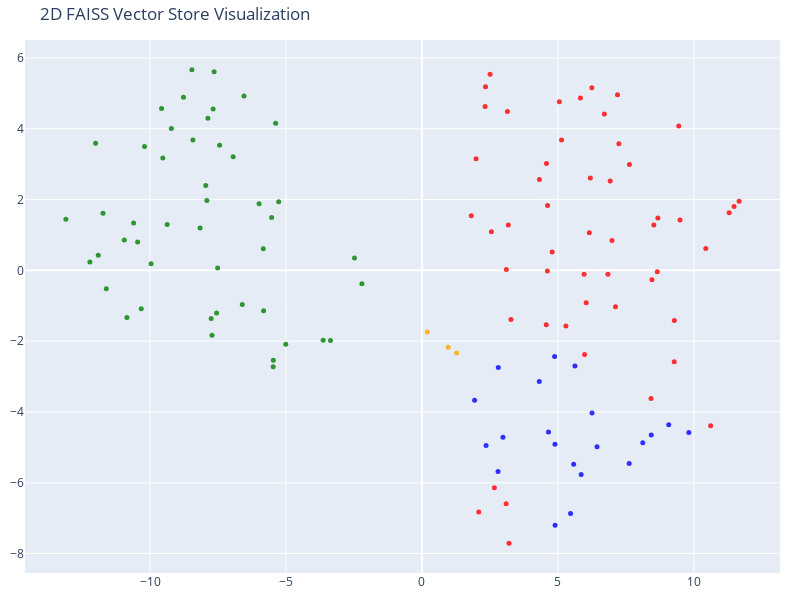

Notebook source saved alongside this figure:
### Markdown cell above
## Visualizing the Vector Store

Let's take a minute to look at the documents and their embedding vectors to see what's going on.

(As a sidenote, what we're really looking at here is the distribution of the Vectors generated by OpenAIEmbeddings, retrieved from FAISS. So there's no surprise that they look the same whether they are "from" FAISS or Chroma.)

### Code cell
# We humans find it easier to visalize things in 2D!
# Reduce the dimensionality of the vectors to 2D using t-SNE
# (t-distributed stochastic neighbor embedding)

tsne = TSNE(n_components=2, random_state=42)
reduced_vectors = tsne.fit_transform(vectors)

# Create the 2D scatter plot
fig = go.Figure(
    data=[
        go.Scatter(
            x=reduced_vectors[:, 0],
            y=reduced_vectors[:, 1],
            mode="markers",
            marker=dict(size=5, color=colors, opacity=0.8),
            text=[
                f"Type: {t}<br>Text: {d[:100]}..." for t, d in zip(doc_types, documents)
            ],
            hoverinfo="text",
        )
    ]
)

fig.update_layout(
    title="2D FAISS Vector Store Visualization",
    scene=dict(xaxis_title="x", yaxis_title="y"),
    width=800,
    height=600,
    margin=dict(r=20, b=10, l=10, t=40),
)

fig.show()

### Figure 1 — Plotly figure (JSON) as saved in the notebook; plotly's stock layout.template omitted (floating-point values rounded to 4 significant figures)
{"data": [{"hoverinfo": "text", "marker": {"color": ["blue", "blue", "blue", "blue", "blue", "blue", "blue", "blue", "blue", "blue", "blue", "blue", "blue", "blue", "blue", "blue", "blue", "blue", "blue", "blue", "blue", "red", "red", "red", "red", "red", "red", "red", "red", "red", "red", "red", "red", "red", "red", "red", "red", "red", "red", "red", "red", "red", "red", "red", "red", "red", "red", "red", "red", "red", "red", "red", "red", "red", "red", "red", "red", "red", "red", "red", "red", "red", "red", "red", "red", "red", "red", "red", "red", "red", "red", "red", "red", "orange", "orange", "orange", "green", "green", "green", "green", "green", "green", "green", "green", "green", "green", "green", "green", "green", "green", "green", "green", "green", "green", "green", "green", "green", "green", "green", "green", "green", "green", "green", "green", "green", "green", "green", "green", "green", "green", "green", "green", "green", "green", "green", "green", "green", "green", "green", "green", "green", "green", "green"], "opacity": 0.8, "size": 5}, "mode": "markers", "text": ["Type: products<br>Text: # Product Summary\n\n# Rellm: AI-Powered Enterprise Reinsurance Solution\n\n## Summary\n\nRellm is an inno...", "Type: products<br>Text: ### Seamless Integrations\nRellm's architecture is designed for effortless integration with existing ...", "Type: products<br>Text: ### Regulatory Compliance Tools\nRellm includes built-in compliance tracking features to help organiz...", "Type: products<br>Text: Join the growing number of organizations leveraging Rellm to enhance their reinsurance processes whi...", "Type: products<br>Text: Experience the future of reinsurance with Rellm, where innovation meets reliability. Let Insurellm h...", "Type: products<br>Text: # Product Summary\n\n# Markellm\n\n## Summary\n\nMarkellm is an innovative two-sided marketplace designed ...", "Type: products<br>Text: - **User-Friendly Interface**: Designed with user experience in mind, Markellm features an intuitive...", "Type: products<br>Text: - **Customer Support**: Our dedicated support team is always available to assist both consumers and ...", "Type: products<br>Text: ### For Insurance Companies:\n- **Basic Listing Fee**: $199/month for a featured listing on the platf...", "Type: products<br>Text: ### Q3 2025\n- Initiate a comprehensive marketing campaign targeting both consumers and insurers to i...", "Type: products<br>Text: # Product Summary\n\n# Homellm\n\n## Summary\nHomellm is an innovative home insurance product developed b...", "Type: products<br>Text: ### 2. Dynamic Pricing Model\nWith Homellm's innovative dynamic pricing model, insurance providers ca...", "Type: products<br>Text: ### 5. Multi-Channel Integration\nHomellm seamlessly integrates into existing insurance platforms, pr...", "Type: products<br>Text: - **Basic Tier:** Starting at $5,000/month for small insurers with basic integration features.\n- **S...", "Type: products<br>Text: All tiers include a comprehensive training program and ongoing updates to ensure optimal performance...", "Type: products<br>Text: With Homellm, Insurellm is committed to transforming the landscape of home insurance, ensuring both ...", "Type: products<br>Text: # Product Summary\n\n# Carllm\n\n## Summary\n\nCarllm is an innovative auto insurance product developed by...", "Type: products<br>Text: - **Instant Quoting**: With Carllm, insurance companies can offer near-instant quotes to customers, ...", "Type: products<br>Text: - **Mobile Integration**: Carllm is designed to work seamlessly with mobile applications, providing ...", "Type: products<br>Text: - **Professional Tier**: $2,500/month\n  - For medium-sized companies.\n  - All Basic Tier features pl...", "Type: products<br>Text: ### Q2 2025: Customer Experience Improvements\n- Launch of a new **mobile app** for end-users.\n- Intr...", "Type: contracts<br>Text: # Contract with GreenField Holdings for Markellm\n\n**Effective Date:** November 15, 2023  \n**Contract...", "Type: contracts<br>Text: ## Renewal\n1. **Automatic Renewal**: This contract will automatically renew for sequential one-year ...", "Type: contracts<br>Text: ## Features\n1. **AI-Powered Matching**: Access to advanced algorithms that connect GreenField Holdin...", "Type: contracts<br>Text: ## Support\n1. **Customer Support Access**: The Client will have access to dedicated support through ...", "Type: contracts<br>Text: **Signatures:**  \n_________________________                           _________________________  \n**...", "Type: contracts<br>Text: # Contract with Apex Reinsurance for Rellm: AI-Powered Enterprise Reinsurance Solution\n\n## Terms\n\n1....", "Type: contracts<br>Text: ## Renewal\n\n1. **Automatic Renewal**: This Agreement will automatically renew for successive one-yea...", "Type: contracts<br>Text: 2. **Seamless Integrations**: The architecture of Rellm allows for easy integration with existing sy...", "Type: contracts<br>Text: 1. **Technical Support**: Provider shall offer dedicated technical support to the Client via phone, ...", "Type: contracts<br>Text: **Insurellm, Inc.**  \n_____________________________  \nAuthorized Signature   \nDate: ________________...", "Type: contracts<br>Text: # Contract with Greenstone Insurance for Homellm\n\n---\n\n## Terms\n\n1. **Parties**: This Contract (\"Agr...", "Type: contracts<br>Text: 4. **Payment Terms**: \n   - The Customer shall pay an amount of $10,000 per month for the Standard T...", "Type: contracts<br>Text: ---\n\n## Features\n\n- **AI-Powered Risk Assessment**: Customer will have access to enhanced risk evalu...", "Type: contracts<br>Text: - **Customer Portal**: A dedicated portal will be provided, allowing the Customer's clients to manag...", "Type: contracts<br>Text: ______________________________  \n[Name], [Title]  \nDate: ______________________\n\n**For Greenstone In...", "Type: contracts<br>Text: # Contract with Roadway Insurance Inc. for Carllm\n\n---\n\n## Terms\n\n1. **Agreement Effective Date**: T...", "Type: contracts<br>Text: ---\n\n## Renewal\n\n1. **Automatic Renewal**: This agreement will automatically renew for an additional...", "Type: contracts<br>Text: ---\n\n## Features\n\n1. **Access to Core Features**: Roadway Insurance Inc. will have access to all Pro...", "Type: contracts<br>Text: ---\n\n## Support\n\n1. **Technical Support**: Roadway Insurance Inc. will receive priority technical su...", "Type: contracts<br>Text: # Contract with Stellar Insurance Co. for Rellm\n\n## Terms\nThis contract is made between **Insurellm*...", "Type: contracts<br>Text: ### Termination\nEither party may terminate this agreement with a **30-day written notice**. In the e...", "Type: contracts<br>Text: ## Features\nStellar Insurance Co. will receive access to the following features of the Rellm product...", "Type: contracts<br>Text: ## Support\nInsurellm provides Stellar Insurance Co. with the following support services:\n\n- **24/7 T...", "Type: contracts<br>Text: # Contract with TechDrive Insurance for Carllm\n\n**Contract Date:** October 1, 2024  \n**Contract Dura...", "Type: contracts<br>Text: ## Renewal\n\n1. **Automatic Renewal**: This contract shall automatically renew for additional one-yea...", "Type: contracts<br>Text: ## Support\n\n1. **Customer Support**: Insurellm will provide 24/7 customer support to TechDrive Insur...", "Type: contracts<br>Text: **TechDrive Insurance Representative:**  \nName: Sarah Johnson  \nTitle: Operations Director  \nDate: _...", "Type: contracts<br>Text: # Contract with Belvedere Insurance for Markellm\n\n## Terms\nThis Contract (\"Agreement\") is made and e...", "Type: contracts<br>Text: ## Renewal\n1. **Renewal Terms**: This Agreement may be renewed for additional one-year terms upon mu...", "Type: contracts<br>Text: ## Features\n1. **AI-Powered Matching**: Belvedere Insurance will benefit from Markellm's AI-powered ...", "Type: contracts<br>Text: ## Support\n1. **Technical Support**: Technical support will be available from 9 AM to 7 PM EST, Mond...", "Type: contracts<br>Text: **Belvedere Insurance**  \nSignature: ______________________  \nName: [Authorized Signatory]  \nTitle: ...", "Type: contracts<br>Text: # Contract with Velocity Auto Solutions for Carllm\n\n**Contract Date:** October 1, 2023  \n**Contract ...", "Type: contracts<br>Text: ## Renewal\n\n1. **Automatic Renewal**: This contract will automatically renew for successive 12-month...", "Type: contracts<br>Text: ## Support\n\n1. **Customer Support**: Velocity Auto Solutions will have access to Insurellm’s custome...", "Type: contracts<br>Text: # Contract with GreenValley Insurance for Homellm\n\n**Contract Date:** October 6, 2023  \n**Contract N...", "Type: contracts<br>Text: 4. **Confidentiality:** Both parties agree to maintain the confidentiality of proprietary informatio...", "Type: contracts<br>Text: 1. **AI-Powered Risk Assessment:** Access to advanced AI algorithms for real-time risk evaluations.\n...", "Type: contracts<br>Text: 3. **Regular Updates:** Insurellm will offer ongoing updates and enhancements to the Homellm platfor...", "Type: contracts<br>Text: # Contract with EverGuard Insurance for Rellm: AI-Powered Enterprise Reinsurance Solution\n\n**Contrac...", "Type: contracts<br>Text: 4. **Usage Rights**: EverGuard Insurance is granted a non-exclusive, non-transferable license to acc...", "Type: contracts<br>Text: 1. **Core Functionality**: Rellm provides EverGuard Insurance with advanced AI-driven analytics, sea...", "Type: contracts<br>Text: 1. **Customer Support**: Insurellm will provide EverGuard Insurance with 24/7 customer support, incl...", "Type: contracts<br>Text: ---\n\n**Signatures**  \n**For Insurellm**: __________________________  \n**Name**: John Smith  \n**Title...", "Type: contracts<br>Text: # Contract with BrightWay Solutions for Markellm\n\n**Contract Date:** October 5, 2023  \n**Contract ID...", "Type: contracts<br>Text: 3. **Service Level Agreement (SLA):**  \n   Insurellm commits to a 99.9% uptime for the platform with...", "Type: contracts<br>Text: 2. **Real-Time Quote Availability:**  \n   Consumers sourced via BrightWay Solutions will receive rea...", "Type: contracts<br>Text: 3. **Training and Onboarding:**  \n   Insurellm agrees to provide one free training session on how to...", "Type: contracts<br>Text: # Contract with Pinnacle Insurance Co. for Homellm\n\n## Terms\nThis contract (\"Contract\") is entered i...", "Type: contracts<br>Text: ## Renewal\n1. **Renewal Terms**: At the end of the initial term, this Contract shall automatically r...", "Type: contracts<br>Text: ## Features\n1. **AI-Powered Risk Assessment**: Utilized for tailored underwriting decisions specific...", "Type: contracts<br>Text: ## Support\n1. **Technical Support**: Insurellm shall provide 24/7 technical support via an email and...", "Type: company<br>Text: # Overview of Insurellm\n\nInsurellm is an innovative insurance tech firm with 200 employees across th...", "Type: company<br>Text: # Careers at Insurellm\n\nInsurellm is hiring! We are looking for talented software engineers, data sc...", "Type: company<br>Text: # About Insurellm\n\nInsurellm was founded by Avery Lancaster in 2015 as an insurance tech startup des...", "Type: employees<br>Text: # HR Record\n\n# Alex Chen\n\n## Summary\n- **Date of Birth:** March 15, 1990  \n- **Job Title:** Backend ...", "Type: employees<br>Text: ## Annual Performance History\n- **2020:**  \n  - Completed onboarding successfully.  \n  - Met expecta...", "Type: employees<br>Text: ## Compensation History\n- **2020:** Base Salary: $80,000  \n- **2021:** Base Salary Increase to $90,0...", "Type: employees<br>Text: Alex Chen continues to be a vital asset at Insurellm, contributing significantly to innovative backe...", "Type: employees<br>Text: # HR Record\n\n# Oliver Spencer\n\n## Summary\n- **Date of Birth**: May 14, 1990  \n- **Job Title**: Backe...", "Type: employees<br>Text: ## Annual Performance History\n- **2018**: **3/5** - Adaptable team player but still learning to take...", "Type: employees<br>Text: ## Compensation History\n- **March 2018**: Initial salary of $80,000.\n- **July 2019**: Salary increas...", "Type: employees<br>Text: # HR Record\n\n# Emily Tran\n\n## Summary\n- **Date of Birth:** March 18, 1991  \n- **Job Title:** Digital...", "Type: employees<br>Text: - **January 2017 - May 2018**: Marketing Intern  \n  - Supported the Marketing team by collaborating ...", "Type: employees<br>Text: - **2021**:  \n  - Performance Rating: Meets Expectations  \n  - Key Achievements: Contributed to the ...", "Type: employees<br>Text: - **Professional Development Goals**:  \n  - Emily Tran aims to become a Marketing Manager within the...", "Type: employees<br>Text: # HR Record\n\n# Jordan Blake\n\n## Summary\n- **Date of Birth:** March 15, 1993  \n- **Job Title:** Sales...", "Type: employees<br>Text: ## Annual Performance History\n- **2021:** First year at Insurellm; achieved 90% of monthly targets. ...", "Type: employees<br>Text: ## Other HR Notes\n- Jordan has shown an interest in continuing education, actively participating in ...", "Type: employees<br>Text: # Avery Lancaster\n\n## Summary\n- **Date of Birth**: March 15, 1985  \n- **Job Title**: Co-Founder & Ch...", "Type: employees<br>Text: - **2010 - 2013**: Business Analyst at Edge Analytics  \n  Prior to joining Innovate, Avery worked as...", "Type: employees<br>Text: - **2018**: **Exceeds Expectations**  \n  Under Avery’s pivoted vision, Insurellm launched two new su...", "Type: employees<br>Text: - **2022**: **Satisfactory**  \n  Avery focused on rebuilding team dynamics and addressing employee c...", "Type: employees<br>Text: ## Compensation History\n- **2015**: $150,000 base salary + Significant equity stake  \n- **2016**: $1...", "Type: employees<br>Text: ## Other HR Notes\n- **Professional Development**: Avery has actively participated in leadership trai...", "Type: employees<br>Text: # HR Record\n\n# Maxine Thompson\n\n## Summary\n- **Date of Birth:** January 15, 1991  \n- **Job Title:** ...", "Type: employees<br>Text: ## Insurellm Career Progression\n- **January 2017 - October 2018**: **Junior Data Engineer**  \n  * Ma...", "Type: employees<br>Text: ## Annual Performance History\n- **2017**: *Meets Expectations*  \n  Maxine showed potential in her ro...", "Type: employees<br>Text: - **2021**: *Exceeds Expectations*  \n  Maxine spearheaded the transition to a new data warehousing s...", "Type: employees<br>Text: ## Compensation History\n- **2017**: $70,000 (Junior Data Engineer)  \n- **2018**: $75,000 (Junior Dat...", "Type: employees<br>Text: # Samantha Greene\n\n## Summary\n- **Date of Birth:** October 14, 1990\n- **Job Title:** HR Generalist\n-...", "Type: employees<br>Text: ## Annual Performance History\n- **2020:** Exceeds Expectations  \n  Samantha Greene demonstrated exce...", "Type: employees<br>Text: ## Compensation History\n- **2020:** Base Salary - $55,000  \n  The entry-level salary matched industr...", "Type: employees<br>Text: - **2023:** Base Salary - $70,000  \n  Recognized for substantial improvement in employee relations m...", "Type: employees<br>Text: # HR Record\n\n# Alex Thomson\n\n## Summary\n- **Date of Birth:** March 15, 1995  \n- **Job Title:** Sales...", "Type: employees<br>Text: ## Annual Performance History  \n- **2022** - Rated as \"Exceeds Expectations.\" Alex Thomson achieved ...", "Type: employees<br>Text: ## Other HR Notes\n- Alex Thomson is an active member of the Diversity and Inclusion committee at Ins...", "Type: employees<br>Text: # HR Record\n\n# Samuel Trenton\n\n## Summary\n- **Date of Birth:** April 12, 1989  \n- **Job Title:** Sen...", "Type: employees<br>Text: ## Annual Performance History\n- **2023:** Rating: 4.5/5  \n  *Samuel exceeded expectations, successfu...", "Type: employees<br>Text: ## Compensation History\n- **2023:** Base Salary: $115,000 + Bonus: $15,000  \n  *Annual bonus based o...", "Type: employees<br>Text: - **Engagement in Company Culture:** Regularly participates in team-building events and contributes ...", "Type: employees<br>Text: # HR Record\n\n# Alex Harper\n\n## Summary\n- **Date of Birth**: March 15, 1993  \n- **Job Title**: Sales ...", "Type: employees<br>Text: ## Annual Performance History  \n- **2021**:  \n  - **Performance Rating**: 4.5/5  \n  - **Key Achievem...", "Type: employees<br>Text: - **2022**:  \n  - **Base Salary**: $65,000 (Promotion to Senior SDR)  \n  - **Bonus**: $13,000 (20% o...", "Type: employees<br>Text: # HR Record\n\n# Jordan K. Bishop\n\n## Summary\n- **Date of Birth:** March 15, 1990\n- **Job Title:** Fro...", "Type: employees<br>Text: ## Annual Performance History\n- **2019:** Exceeds Expectations - Continuously delivered high-quality...", "Type: employees<br>Text: ## Compensation History\n- **June 2018:** Starting Salary - $85,000\n- **June 2019:** Salary Increase ...", "Type: employees<br>Text: ## Other HR Notes\n- Jordan K. Bishop has been an integral part of club initiatives, including the In...", "Type: employees<br>Text: # HR Record\n\n# Emily Carter\n\n## Summary\n- **Date of Birth:** August 12, 1990  \n- **Job Title:** Acco...", "Type: employees<br>Text: - **2017-2019:** Marketing Intern  \n  - Assisted with market research and campaign development for s...", "Type: employees<br>Text: ## Compensation History\n| Year | Base Salary | Bonus         | Total Compensation |\n|------|--------...", "Type: employees<br>Text: Emily Carter exemplifies the kind of talent that drives Insurellm's success and is an invaluable ass..."], "type": "scatter", "x": [4.315, 5.626, 4.878, 6.253, 2.807, 8.12, 8.431, 9.076, 9.814, 7.621, 2.978, 2.799, 2.358, 5.465, 4.896, 1.935, 4.654, 4.892, 5.578, 5.854, 6.437, 7.241, 11.3, 3.202, 10.62, 2.338, 6.84, 7.118, 5.981, 4.619, 2.321, 6.707, 9.443, 2.662, 5.132, 2.507, 9.49, 10.44, 3.273, 3.103, 6.155, 6.99, 4.571, 4.788, 8.528, 8.655, 2.554, 1.813, 7.629, 11.66, 8.425, 4.319, 3.144, 8.675, 8.458, 3.175, 6.247, 5.829, 3.096, 5.053, 5.961, 6.04, 5.294, 4.613, 1.99, 6.922, 9.281, 9.277, 6.192, 7.19, 11.48, 2.089, 4.579, 1.274, 0.1979, 0.965, -11.9, -7.752, -7.871, -2.208, -12.21, -7.553, -7.68, -5.989, -5.528, -6.942, -5.269, -10.95, -8.423, -10.32, -3.364, -5.008, -5.465, -5.471, -8.459, -3.634, -13.09, -5.381, -6.607, -5.823, -6.543, -8.16, -7.512, -7.95, -7.911, -10.46, -9.531, -9.963, -11.73, -9.577, -8.77, -12.0, -10.6, -9.216, -10.2, -11.61, -7.722, -7.643, -10.85, -9.37, -5.835, -7.441, -2.481], "y": [-3.14, -2.699, -2.437, -4.031, -2.744, -4.867, -4.649, -4.362, -4.579, -5.455, -4.718, -5.68, -4.946, -6.866, -7.198, -3.667, -4.568, -4.915, -5.475, -5.765, -4.985, 3.575, 1.624, -7.708, -4.389, 5.189, -0.107, -1.032, -2.376, 1.83, 4.628, 4.416, 4.074, -6.139, 3.684, 5.541, 1.421, 0.6191, -1.388, 0.02518, 1.059, 0.8416, -1.538, 0.5179, 1.28, -0.03891, 1.093, 1.544, 2.991, 1.952, -3.619, 2.563, 4.49, 1.481, -0.2663, 1.279, 5.155, 4.866, -6.592, 4.759, -0.1106, -0.9156, -1.569, -0.02108, 3.151, 2.524, -1.418, -2.582, 2.606, 4.961, 1.805, -6.827, 3.02, -2.334, -1.743, -2.172, 0.4283, -1.362, 4.294, -0.3772, 0.236, -1.202, 4.556, 1.883, 1.494, 3.211, 1.939, 0.8603, 3.682, -1.085, -1.985, -2.087, -2.543, -2.721, 5.665, -1.973, 1.443, 4.155, -0.9677, -1.139, 4.925, 1.197, 0.06783, 2.396, 1.975, 0.7979, 3.173, 0.1837, 1.61, 4.573, 4.891, 3.591, 1.337, 4.004, 3.501, -0.518, -1.831, 5.61, -1.334, 1.295, 0.6077, 3.534, 0.3474]}], "layout": {"height": 600, "margin": {"b": 10, "l": 10, "r": 20, "t": 40}, "scene": {"xaxis": {"title": {"text": "x"}}, "yaxis": {"title": {"text": "y"}}}, "title": {"text": "2D FAISS Vector Store Visualization"}, "width": 800}}
